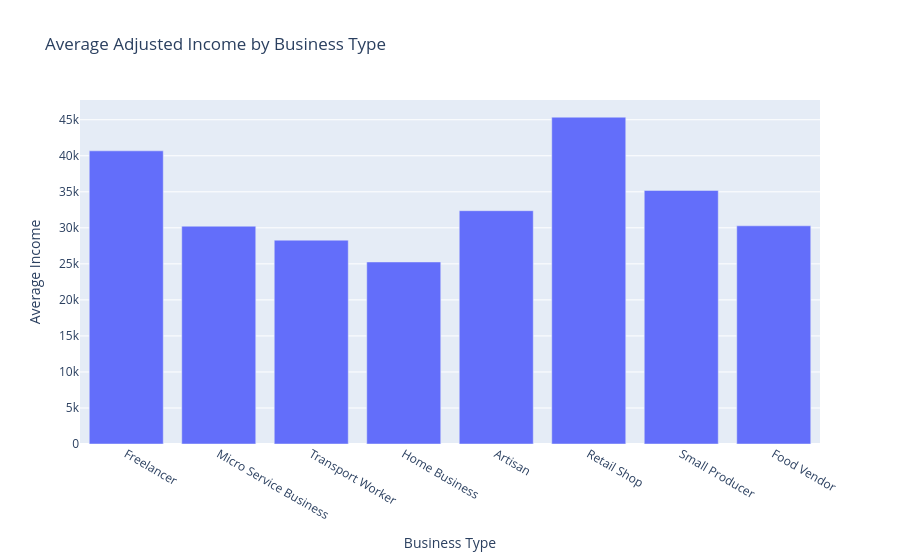
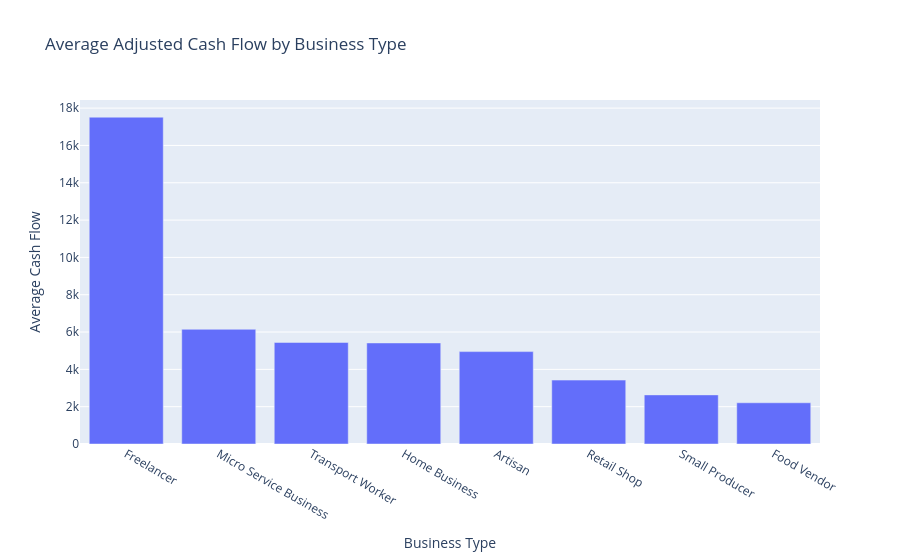
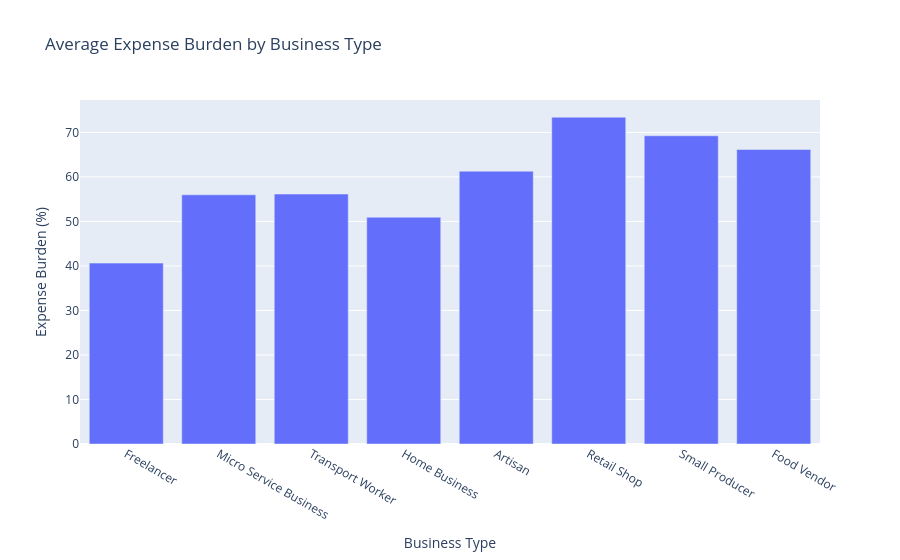

Write notebook code for charts like these, in order.
### Code cell
financial_by_type = (
    df.groupby("business_type")
      .agg(
          avg_income=("adjusted_income", "mean"),
          avg_expenses=("adjusted_expenses", "mean"),
          avg_cash_flow=("adjusted_cash_flow", "mean"),
          avg_transactions=("transaction_count", "mean"),
          avg_digital_payment=("digital_payment_pct", "mean"),
          avg_expense_burden=("expense_burden_pct", "mean")
      )
      .round(2)
      .sort_values("avg_cash_flow", ascending=False)
)

display(financial_by_type)


for metric, title, y_label in [
    ("avg_income", "Average Adjusted Income by Business Type", "Average Income"),
    ("avg_cash_flow", "Average Adjusted Cash Flow by Business Type", "Average Cash Flow"),
    ("avg_expense_burden", "Average Expense Burden by Business Type", "Expense Burden (%)")
]:
    fig = px.bar(
        financial_by_type.reset_index(),
        x="business_type",
        y=metric,
        title=title,
        labels={
            "business_type": "Business Type",
            metric: y_label
        }
    )
    fig.show()

### Figure 1 — Plotly figure (JSON) as saved in the notebook; plotly's stock layout.template omitted (floating-point values rounded to 4 significant figures)
{"data": [{"hovertemplate": "Business Type=%{x}<br>Average Income=%{y}<extra></extra>", "legendgroup": "", "marker": {"color": "#636efa", "pattern": {"shape": ""}}, "name": "", "orientation": "v", "showlegend": false, "textposition": "auto", "type": "bar", "x": ["Freelancer", "Micro Service Business", "Transport Worker", "Home Business", "Artisan", "Retail Shop", "Small Producer", "Food Vendor"], "xaxis": "x", "y": [40680.0, 30220.0, 28290.0, 25260.0, 32380.0, 45350.0, 35190.0, 30280.0], "yaxis": "y"}], "layout": {"barmode": "relative", "legend": {"tracegroupgap": 0}, "title": {"text": "Average Adjusted Income by Business Type"}, "xaxis": {"anchor": "y", "domain": [0, 1], "title": {"text": "Business Type"}}, "yaxis": {"anchor": "x", "domain": [0, 1], "title": {"text": "Average Income"}}}}

### Figure 2 — Plotly figure (JSON) as saved in the notebook; plotly's stock layout.template omitted (floating-point values rounded to 4 significant figures)
{"data": [{"hovertemplate": "Business Type=%{x}<br>Average Cash Flow=%{y}<extra></extra>", "legendgroup": "", "marker": {"color": "#636efa", "pattern": {"shape": ""}}, "name": "", "orientation": "v", "showlegend": false, "textposition": "auto", "type": "bar", "x": ["Freelancer", "Micro Service Business", "Transport Worker", "Home Business", "Artisan", "Retail Shop", "Small Producer", "Food Vendor"], "xaxis": "x", "y": [17510.0, 6147.0, 5442.0, 5416.0, 4952.0, 3425.0, 2632.0, 2209.0], "yaxis": "y"}], "layout": {"barmode": "relative", "legend": {"tracegroupgap": 0}, "title": {"text": "Average Adjusted Cash Flow by Business Type"}, "xaxis": {"anchor": "y", "domain": [0, 1], "title": {"text": "Business Type"}}, "yaxis": {"anchor": "x", "domain": [0, 1], "title": {"text": "Average Cash Flow"}}}}

### Figure 3 — Plotly figure (JSON) as saved in the notebook; plotly's stock layout.template omitted (floating-point values rounded to 4 significant figures)
{"data": [{"hovertemplate": "Business Type=%{x}<br>Expense Burden (%)=%{y}<extra></extra>", "legendgroup": "", "marker": {"color": "#636efa", "pattern": {"shape": ""}}, "name": "", "orientation": "v", "showlegend": false, "textposition": "auto", "type": "bar", "x": ["Freelancer", "Micro Service Business", "Transport Worker", "Home Business", "Artisan", "Retail Shop", "Small Producer", "Food Vendor"], "xaxis": "x", "y": [40.64, 55.98, 56.15, 50.95, 61.29, 73.42, 69.24, 66.16], "yaxis": "y"}], "layout": {"barmode": "relative", "legend": {"tracegroupgap": 0}, "title": {"text": "Average Expense Burden by Business Type"}, "xaxis": {"anchor": "y", "domain": [0, 1], "title": {"text": "Business Type"}}, "yaxis": {"anchor": "x", "domain": [0, 1], "title": {"text": "Expense Burden (%)"}}}}
